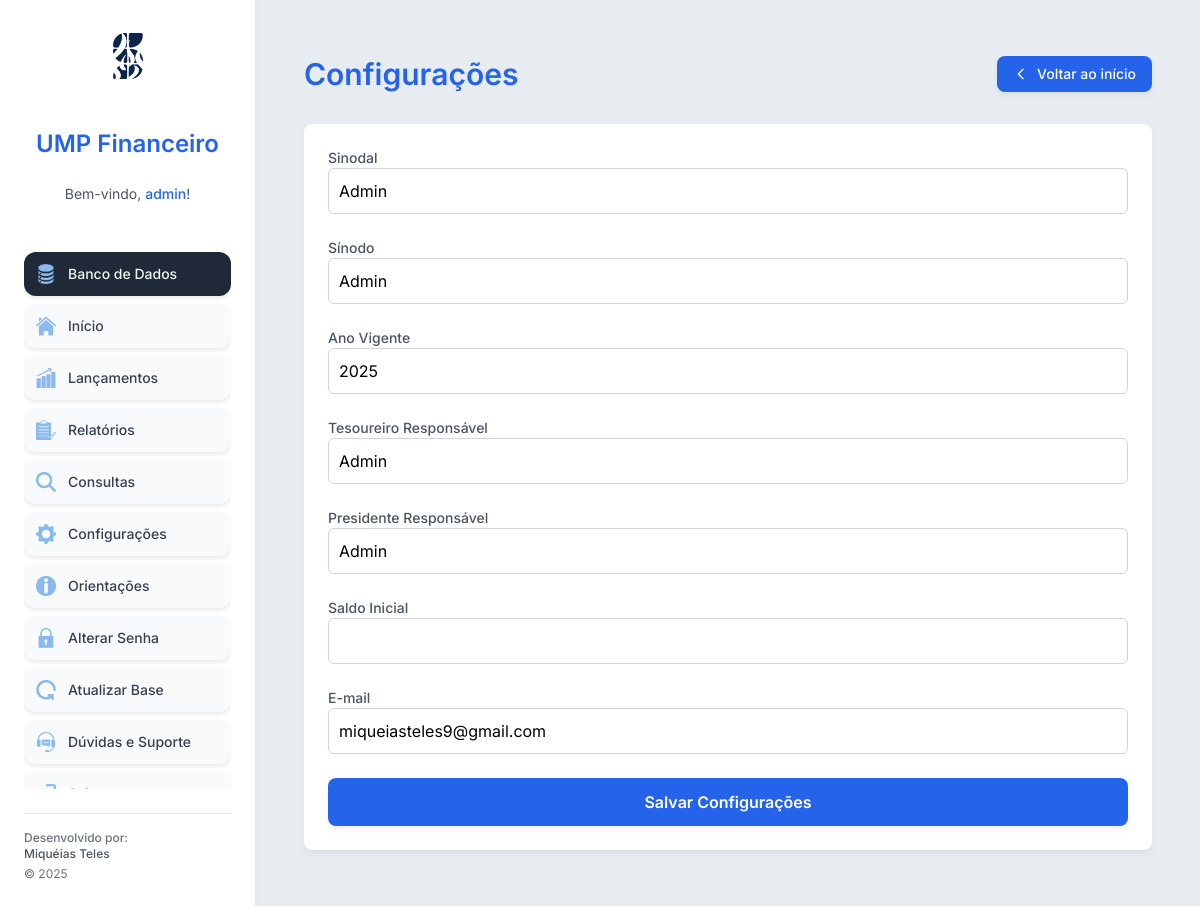
Screenshot of /configuracoes (signed in) with the database file from the repository.
### models.py (models this page shows, shortened)
class Usuario(db.Model, UserMixin):
    __tablename__ = 'usuario'
    id = db.Column(db.Integer, primary_key=True)
    username = db.Column(db.String(80), unique=True, nullable=False)
    senha = db.Column(db.String(256), nullable=False)
    is_active = db.Column(db.Boolean, default=True)  # Aqui usei is active por causa da compatibilidade com Flask-Login

class Configuracao(db.Model):
    id = db.Column(db.Integer, primary_key=True)
    id_usuario = db.Column(db.Integer, db.ForeignKey('usuario.id'), nullable=False)
    admin = db.Column(db.Integer, nullable=False)
    gestor = db.Column(db.String(100), nullable=False)
    sinodal = db.Column(db.String(100), nullable=False)
    ump_federacao = db.Column(db.String(100), nullable=False)
    federacao_sinodo = db.Column(db.String(100), nullable=False)
    ano_vigente = db.Column(db.Integer, nullable=False)
    socios_ativos = db.Column(db.Integer, nullable=False)
    socios_cooperadores = db.Column(db.Integer, nullable=False)
    tesoureiro_responsavel = db.Column(db.String(100), nullable=False)
    presidente_responsavel = db.Column(db.String(100), nullable=False)
    saldo_inicial = db.Column(db.Float, nullable=False)
    email = db.Column(db.String(120), unique=True, nullable=False)

### app.py (the view, shortened to what this page needs)
@app.route('/configuracoes', methods=['GET', 'POST'])
@login_required
def configuracoes():
    config = Configuracao.query.filter_by(id_usuario=current_user.id).first()  # Busca a configuração existente
    saldo_formatado = formatar_moeda(config.saldo_inicial) if config else 'R$ 0,00'
    return render_template('configuracoes.html', config=config, saldo_formatado=saldo_formatado)

### app.py (called while the page is built)
@app.after_request
def add_header(response):
    response.cache_control.max_age = 300  # Cache de 5 minutos para estáticos
    return response

@login_manager.user_loader
def load_user(user_id):
    return Usuario.query.get(int(user_id))

### formatador.py (called while the page is built)
def formatar_moeda(valor, simbolo=True):
    try:
        import locale
        locale.setlocale(locale.LC_ALL, 'pt_BR.UTF-8')  # opcional, evita erro se locale for usado
        return locale.currency(float(valor), symbol=simbolo, grouping=True)
    except:
        try:
            valor = float(valor)
        except (ValueError, TypeError):
            valor = 0.0
        simb = 'R$' if simbolo else ''
        val = f"{valor:,.2f}".replace(",", "v").replace(".", ",").replace("v", ".")
        return f"{simb} {val}".strip()

### templates/configuracoes.html (shortened to what this page needs)
{% extends 'base.html' %}
{% block content %}
<div class="py-8 px-6 bg-gray-100 min-h-screen" style="background-color: #E6ECEF;">
    <div class="max-w-5xl mx-auto">
        <div class="flex justify-between items-center mb-8">
            <h1 class="text-3xl font-semibold text-blue-600">Configurações</h1>
            <a href="{{ url_for('index') }}" class="flex items-center bg-blue-600 text-white text-sm font-medium py-2 px-4 rounded-lg hover:bg-blue-700 transition-all duration-200 shadow-md">
                <svg class="w-4 h-4 mr-2" xmlns="http://www.w3.org/2000/svg" fill="none" viewBox="0 0 24 24" stroke="currentColor">
                    <path stroke-linecap="round" stroke-linejoin="round" stroke-width="2" d="M15 19l-7-7 7-7" />
                </svg>
                Voltar ao início
            </a>
        </div>
        <div class="bg-white rounded-lg shadow-md p-6">
            <form method="POST" class="space-y-6">
                <div class="grid grid-cols-1 sm:grid-cols-2 gap-6">
                    <div class="sm:col-span-2">
                        <label class="block text-sm text-gray-600 font-medium">
                            {% if config and config.sinodal == 'Sim' %}
                                Sinodal
                            {% elif config and config.gestor == 'Sim' %}
                                Federação
                            {% else %}
                                UMP
                            {% endif %}
                        </label>
                        <input type="text" name="ump_federacao" value="{{ config.ump_federacao or '' }}" required class="input-field">
                    </div>
                    <div class="sm:col-span-2">
                        <label class="block text-sm text-gray-600 font-medium">
                            {% if config and config.sinodal == 'Sim' %}
                                Sínodo
                            {% elif config and config.gestor == 'Sim' %}
                                Presbitério
                            {% else %}
                                Federação
                            {% endif %}
                        </label>
                        <input type="text" name="federacao_sinodo" value="{{ config.federacao_sinodo or '' }}" required class="input-field">
                    </div>
                    <div class="sm:col-span-2">
                        <label class="block text-sm text-gray-600 font-medium">Ano Vigente</label>
                        <input type="number" name="ano_vigente" value="{{ config.ano_vigente or '' }}" required class="input-field">
                    </div>
                    <div class="sm:col-span-2">
                        <label class="block text-sm text-gray-600 font-medium">Tesoureiro Responsável</label>
                        <input type="text" name="tesoureiro_responsavel" value="{{ config.tesoureiro_responsavel or '' }}" required class="input-field">
                    </div>
                    <div class="sm:col-span-2">
                        <label class="block text-sm text-gray-600 font-medium">Presidente Responsável</label>
                        <input type="text" name="presidente_responsavel" value="{{ config.presidente_responsavel or '' }}" required class="input-field">
                    </div>
                    <div class="sm:col-span-2">
                        <label class="block text-sm text-gray-600 font-medium">Saldo Inicial</label>
                        <input type="number" name="saldo_inicial" step="0.01" value="{{ config.saldo_inicial or '' }}" required class="input-field">
                    </div>
                    <div class="sm:col-span-2">
                        <label class="block text-sm text-gray-600 font-medium">E-mail</label>
                        <input type="email" name="email" value="{{ config.email or '' }}" required class="input-field">
                    </div>
                </div>
                <div class="mt-6">
                    <button type="submit" class="w-full py-3 px-4 bg-blue-600 text-white font-semibold rounded-lg shadow-md hover:bg-blue-700 transition-all duration-200">
                        Salvar Configurações
                    </button>
                </div>
            </form>
        </div>
    </div>
</div>
{% endblock %}

### templates/base.html (shortened to what this page needs)
<!DOCTYPE html>
<html lang="pt-br">
<head>
    <link href="https://cdn.jsdelivr.net/npm/tailwindcss@2.2.19/dist/tailwind.min.css" rel="stylesheet">
</head>
<body class="min-h-screen bg-gray-100 flex flex-col md:flex-row" style="font-family: 'Inter', sans-serif; background-color: #E6ECEF;">
    <aside id="sidebar" class="w-64 bg-white text-gray-700 p-6 flex flex-col gap-6 shadow-md fixed h-full transition-all duration-300 md:w-64 md:hover:w-72 border-r border-gray-200 z-40 transform -translate-x-full md:translate-x-0">
        <div class="flex justify-center mb-4">
            <img src="{{ url_for('static', filename='Logos/logo_sinodal.png') }}" alt="Logo UMP" class="h-16 w-auto animate-fade-in">
        </div>
        <h2 class="text-2xl font-semibold text-blue-600 animate-fade-in text-center">
            UMP Financeiro
        </h2>
        <p class="text-sm text-gray-600 mb-6 animate-fade-in text-center">
            Bem-vindo, <span class="font-medium text-blue-600">{{ current_user.username }}</span>!
        </p>
        <nav class="flex flex-col space-y-2 flex-grow overflow-y-auto">
             {% if current_user.id == 1 %}
                <a href="{{ url_for('admin_panel') }}" class="flex items-center p-3 rounded-xl bg-gray-800 hover:bg-gray-700 hover:text-gray-100 transition-all duration-200 transform hover:scale-105 hover:shadow-sm">
                    <img src="{{ url_for('static', filename='icones/11.png') }}" alt="Ícone Gestão" class="mr-3 w-5 h-5">
                    <span class="text-sm font-medium text-gray-100">Banco de Dados</span>
                </a>
            {% endif %}
            <a href="/" class="flex items-center p-3 rounded-xl bg-gray-50 hover:bg-blue-50 hover:text-blue-600 transition-all duration-200 transform hover:scale-105 hover:shadow-sm">
                <img src="{{ url_for('static', filename='icones/1.png') }}" alt="Ícone Início" class="mr-3 w-5 h-5">
                <span class="text-sm font-medium">Início</span>
            </a>
            <a href="{{ url_for('lancamentos') }}" class="flex items-center p-3 rounded-xl bg-gray-50 hover:bg-blue-50 hover:text-blue-600 transition-all duration-200 transform hover:scale-105 hover:shadow-sm">
                <img src="{{ url_for('static', filename='icones/2.png') }}" alt="Ícone Lançamentos" class="mr-3 w-5 h-5">
                <span class="text-sm font-medium">Lançamentos</span>
            </a>
            <a href="{{ url_for('relatorio') }}" class="flex items-center p-3 rounded-xl bg-gray-50 hover:bg-blue-50 hover:text-blue-600 transition-all duration-200 transform hover:scale-105 hover:shadow-sm">
                <img src="{{ url_for('static', filename='icones/3.png') }}" alt="Ícone Relatórios" class="mr-3 w-5 h-5">
                <span class="text-sm font-medium">Relatórios</span>
            </a>
            <a href="{{ url_for('consultar') }}" class="flex items-center p-3 rounded-xl bg-gray-50 hover:bg-blue-50 hover:text-blue-600 transition-all duration-200 transform hover:scale-105 hover:shadow-sm">
                <img src="{{ url_for('static', filename='icones/5.png') }}" alt="Ícone Consultas" class="mr-3 w-5 h-5">
                <span class="text-sm font-medium">Consultas</span>
            </a>
            <a href="{{ url_for('configuracoes') }}" class="flex items-center p-3 rounded-xl bg-gray-50 hover:bg-blue-50 hover:text-blue-600 transition-all duration-200 transform hover:scale-105 hover:shadow-sm">
                <img src="{{ url_for('static', filename='icones/6.png') }}" alt="Ícone Configurações" class="mr-3 w-5 h-5">
                <span class="text-sm font-medium">Configurações</span>
            </a>
            <a href="{{ url_for('orientacoes') }}" class="flex items-center p-3 rounded-xl bg-gray-50 hover:bg-blue-50 hover:text-blue-600 transition-all duration-200 transform hover:scale-105 hover:shadow-sm">
                <img src="{{ url_for('static', filename='icones/4.png') }}" alt="Ícone Orientações" class="mr-3 w-5 h-5">
                <span class="text-sm font-medium">Orientações</span>
            </a>
            <a href="{{ url_for('alterar_senha') }}" class="flex items-center p-3 rounded-xl bg-gray-50 hover:bg-blue-50 hover:text-blue-600 transition-all duration-200 transform hover:scale-105 hover:shadow-sm">
                <img src="{{ url_for('static', filename='icones/7.png') }}" alt="Ícone Alterar Senha" class="mr-3 w-5 h-5">
                <span class="text-sm font-medium">Alterar Senha</span>
            </a>
            <a href="{{ url_for('excluir_todos_lancamentos') }}" class="flex items-center p-3 rounded-xl bg-gray-50 hover:bg-blue-50 hover:text-blue-600 transition-all duration-200 transform hover:scale-105 hover:shadow-sm">
                <img src="{{ url_for('static', filename='icones/8.png') }}" alt="Ícone Atualizar Base" class="mr-3 w-5 h-5">
                <span class="text-sm font-medium">Atualizar Base</span>
            </a>
            <a href="{{ url_for('suporte') }}" class="flex items-center p-3 rounded-xl bg-gray-50 hover:bg-blue-50 hover:text-blue-600 transition-all duration-200 transform hover:scale-105 hover:shadow-sm">
                <img src="{{ url_for('static', filename='icones/10.png') }}" alt="Ícone Atualizar Base" class="mr-3 w-5 h-5">
                <span class="text-sm font-medium">Dúvidas e Suporte</span>
            </a>
            <a href="{{ url_for('logout') }}" class="flex items-center p-3 rounded-xl bg-gray-50 hover:bg-red-50 hover:text-red-600 transition-all duration-200 transform hover:scale-105 hover:shadow-sm">
                <img src="{{ url_for('static', filename='icones/9.png') }}" alt="Ícone Sair" class="mr-3 w-5 h-5">
                <span class="text-sm font-medium">Sair</span>
            </a>
        </nav>
        <div class="mt-auto text-xs text-gray-500 border-t border-gray-200 pt-4 animate-fade-in-delay">
            <p class="font-medium">Desenvolvido por:</p>
            <p class="font-medium text-gray-600">Miquéias Teles</p>
            <p class="mt-1 font-normal">© 2025</p>
        </div>
    </aside>
    <div class="flex-1 md:ml-64 flex flex-col min-h-screen overflow-y-auto p-6 bg-gray-100 transition-all duration-300" style="background-color: #E6ECEF;">
        {% block content %}{% endblock %}
    </div>
</body>
</html>

### templates/configuracoes.html (style rules this page uses)
.input-field { width: 100%; padding: 10px; border: 1px solid #d1d5db; border-radius: 6px; outline: none; transition: border-color 0.2s, box-shadow 0.2s; }
.animate-fade-in { animation: fadeIn 0.6s ease-out; }
.shadow-md { box-shadow: 0 4px 6px rgba(0, 0, 0, 0.05); }

### templates/base.html (style rules this page uses)
.animate-fade-in { animation: fadeIn 0.6s ease-out; }
.animate-fade-in-delay { animation: fadeIn 0.8s ease-out 0.2s backwards; }
.hover\:shadow-sm { box-shadow: 0 2px 4px rgba(0, 0, 0, 0.1); }

### rows the page displays
Usuario: username "admin"
Configuracao: ump_federacao "Admin", federacao_sinodo "Admin", ano_vigente "2025", tesoureiro_responsavel "Admin", presidente_responsavel "Admin", email "miqueiasteles9@gmail.com"
